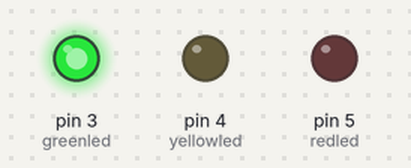
Bench run of a sketch on a simulated Arduino Uno, built with avr-gcc and run on an emulated ATmega328P. On the bench: output pins drawn as LEDs (lit = HIGH).

Above: at 2.5 s.
At 5.02 s:
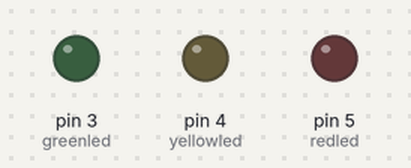
At 7.5 s:
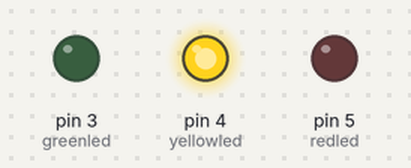
At 12.6 s:
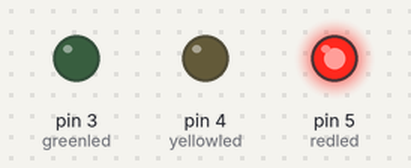
Timing chart, 0 to 19.7 s (numbered marks = the images above):
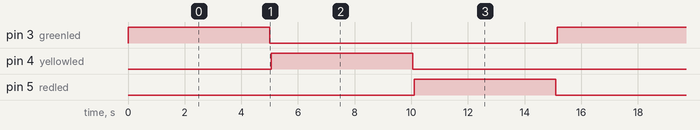

The sketch:

Traffic_Lights.ino
```cpp
int redled =5; // initialize digital pin 5.
int yellowled =4; // initialize digital pin 4.
int greenled =3; // initialize digital pin 3.

void setup()
{
  pinMode(redled, OUTPUT);// set the pin with red LED as “output”
  pinMode(yellowled, OUTPUT); // set the pin with yellow LED as “output”
  pinMode(greenled, OUTPUT); // set the pin with green LED as “output”
}

void loop()
{
  digitalWrite(greenled, HIGH);
  // delay(5000); // GREEN led for 5 sec
  for (int i = 5; i > 0; i--){
    delay(1000); // 1 sec delay
  }
  digitalWrite(greenled, LOW);
  delay(50);
  digitalWrite(yellowled, HIGH);
  delay(5000); // YELLOW led for 5 sec
  digitalWrite(yellowled, LOW);
  delay(50);
  digitalWrite(redled, HIGH);
  delay(5000); // RED led for 5 sec
  digitalWrite(redled, LOW);
  delay(50);
}
```

Measured:
- by itself, pin 3 (greenled), pin 4 (yellowled), pin 5 (redled): alternates HIGH for 5.0 s and LOW for 10.2 s
- by itself, everything shown: repeats every 15.2 s, in 6 steps
